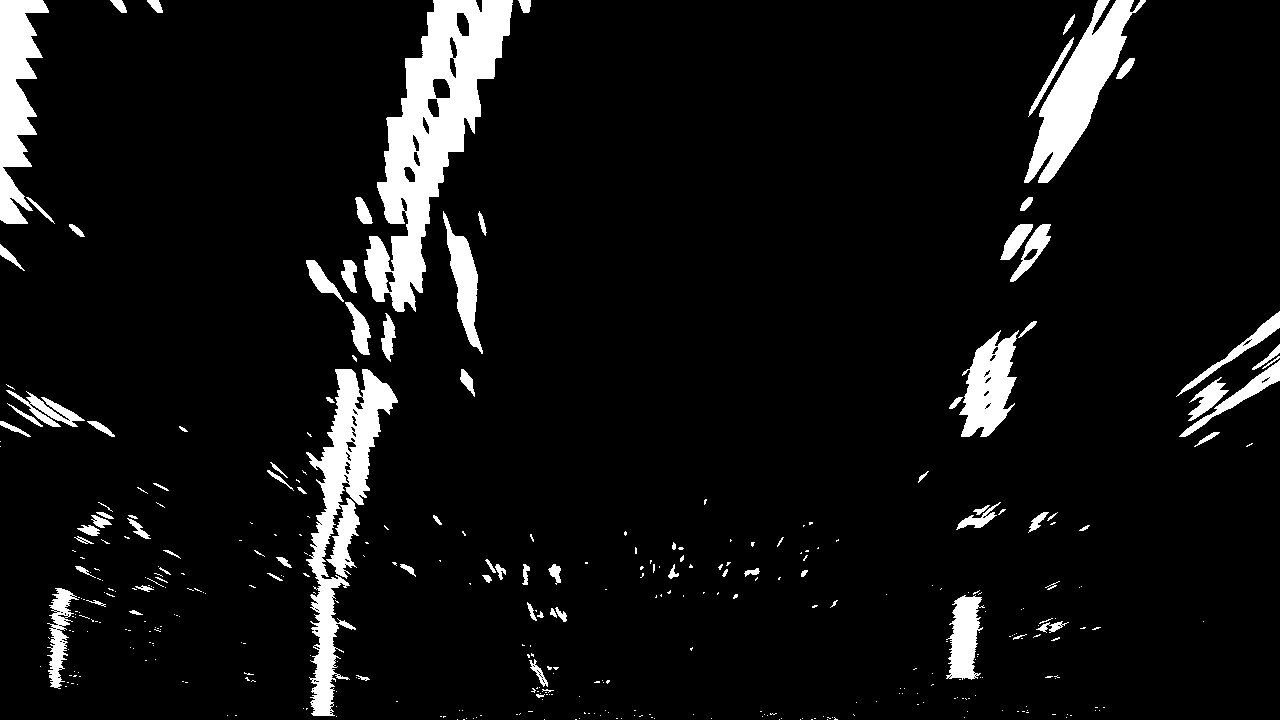
#> input picture L8_AdvancedComputerVision/warped-example.jpg, 1280 x 720 px, found by its file name
$ python search_from_prior.py
#> lines starting #> are read from the running program, lines starting #| are printed output that depends on the picture; after the words box and inside, x2 and y2 are one past the last pixel; in counts of white or black regions, pixels touching at a corner belong together
import cv2
import numpy as np
import matplotlib.image as mpimg
import matplotlib.pyplot as plt

# Load our image - this should be a new frame since last time!
binary_warped = mpimg.imread('L8_AdvancedComputerVision/warped-example.jpg')
#> binary_warped is the input picture: shape (720, 1280); min 0, max 255, mean 18.5

# Polynomial fit values from the previous frame
# Make sure to grab the actual values from the previous step in your project!
left_fit = np.array([ 2.13935315e-04, -3.77507980e-01,  4.76902175e+02])
right_fit = np.array([4.17622148e-04, -4.93848953e-01,  1.11806170e+03])

def fit_poly(img_shape, leftx, lefty, rightx, righty):
  # Fit a second order polynomial
  left_fit = np.polyfit(lefty, leftx, 2)
  right_fit = np.polyfit(righty, rightx, 2)

  # Generate x and y values for plotting
  ploty = np.linspace(0, img_shape[0]-1, img_shape[0])

  # Calc both polynomials using ploty, left_fit and right_fit
  left_fitx = left_fit[0]*ploty**2 + left_fit[1]*ploty + left_fit[2]
  right_fitx = right_fit[0]*ploty**2 + right_fit[1]*ploty + right_fit[2]

  return left_fitx, right_fitx, ploty

def poly_vals(poly_2nd_order, activated_pixel):
  return poly_2nd_order[0]*(activated_pixel**2) + poly_2nd_order[1] * activated_pixel + poly_2nd_order[2]


def search_around_poly(binary_warped):
  # HYPERPARAMETER
  # Choose the width of the margin around the previous polynomial to search
  # The quiz grader expects 100 here, but feel free to tune on your own!
  margin = 80

  # Grab activated pixels
  nonzero = binary_warped.nonzero()
  nonzeroy = np.array(nonzero[0])
  nonzerox = np.array(nonzero[1])

  # Set the area of search based on activated x-values within the +/- margin of our polynomial function
  left_lane_inds = ((nonzerox > poly_vals(left_fit,nonzeroy) - margin) & (nonzerox < poly_vals(left_fit,nonzeroy) + margin))
  right_lane_inds = ((nonzerox > poly_vals(right_fit,nonzeroy) - margin) & (nonzerox < poly_vals(right_fit,nonzeroy) + margin))

  # Again, extract left and right line pixel positions
  leftx = nonzerox[left_lane_inds]
  lefty = nonzeroy[left_lane_inds]
  rightx = nonzerox[right_lane_inds]
  righty = nonzeroy[right_lane_inds]

  # Fit new polynomials
  left_fitx, right_fitx, ploty = fit_poly(binary_warped.shape, leftx, lefty, rightx, righty)

  ## Visualization ##
  # Create an image to draw on and an image to show the selection window
  out_img = np.dstack((binary_warped, binary_warped, binary_warped))*255
  window_img = np.zeros_like(out_img)
  # Color in left and right line pixels
  out_img[nonzeroy[left_lane_inds], nonzerox[left_lane_inds]] = [255, 0, 0]
  out_img[nonzeroy[right_lane_inds], nonzerox[right_lane_inds]] = [0, 0, 255]

  # Generate a polygon to illustrate the search window area
  # And recast the x and y points into usable format for cv2.fillPoly()
  left_line_window1 = np.array([np.transpose(np.vstack([left_fitx-margin, ploty]))])
  left_line_window2 = np.array([np.flipud(np.transpose(np.vstack([left_fitx+margin,ploty])))])
  left_line_pts = np.hstack((left_line_window1, left_line_window2))
  right_line_window1 = np.array([np.transpose(np.vstack([right_fitx-margin, ploty]))])
  right_line_window2 = np.array([np.flipud(np.transpose(np.vstack([right_fitx+margin,ploty])))])
  right_line_pts = np.hstack((right_line_window1, right_line_window2))

  # Draw the lane onto the warped blank image
  cv2.fillPoly(window_img, np.int_([left_line_pts]), (0,255, 0))
  cv2.fillPoly(window_img, np.int_([right_line_pts]), (0,255, 0))
  result = cv2.addWeighted(out_img, 1, window_img, 0.3, 0)

  # Plot the polynomial lines onto the image
  plt.plot(left_fitx, ploty, color='yellow')
  plt.plot(right_fitx, ploty, color='yellow')
  ## End visualization steps ##

  return result

# Run image through the pipeline
# Note that in your project, you'll also want to feed in the previous fits
result = search_around_poly(binary_warped)
#> in search_around_poly, `nonzero = binary_warped.nonzero()`: nonzero = 89486 positions, rows 0 to 719, columns 0 to 1279
#> in fit_poly, `left_fit = np.polyfit(lefty, leftx, 2)`: left_fit = [0.00022, -0.388, 478.2]
#> in fit_poly, `right_fit = np.polyfit(righty, rightx, 2)`: right_fit = [0.000404, -0.478, 1115.4]
#> in fit_poly, `left_fitx = left_fit[0]*ploty**2 + left_fit[1]*ploty + left_fit[2]`: left_fitx = 720 values, max 478.2 at index 0, min 313.1 at index 719, mean 376.7
#> in fit_poly, `right_fitx = right_fit[0]*ploty**2 + right_fit[1]*ploty + right_fit[2]`: right_fitx = 720 values, max 1115.4 at index 0, min 973.8 at index 592, mean 1013.1
#> in search_around_poly, `left_fitx, right_fitx, ploty = fit_poly(binary_warped.shape, leftx, le..`: ploty = 720 values from 0 to 719
#> in search_around_poly, `out_img[nonzeroy[right_lane_inds], nonzerox[right_lane_inds]] = [0, 0,..`:
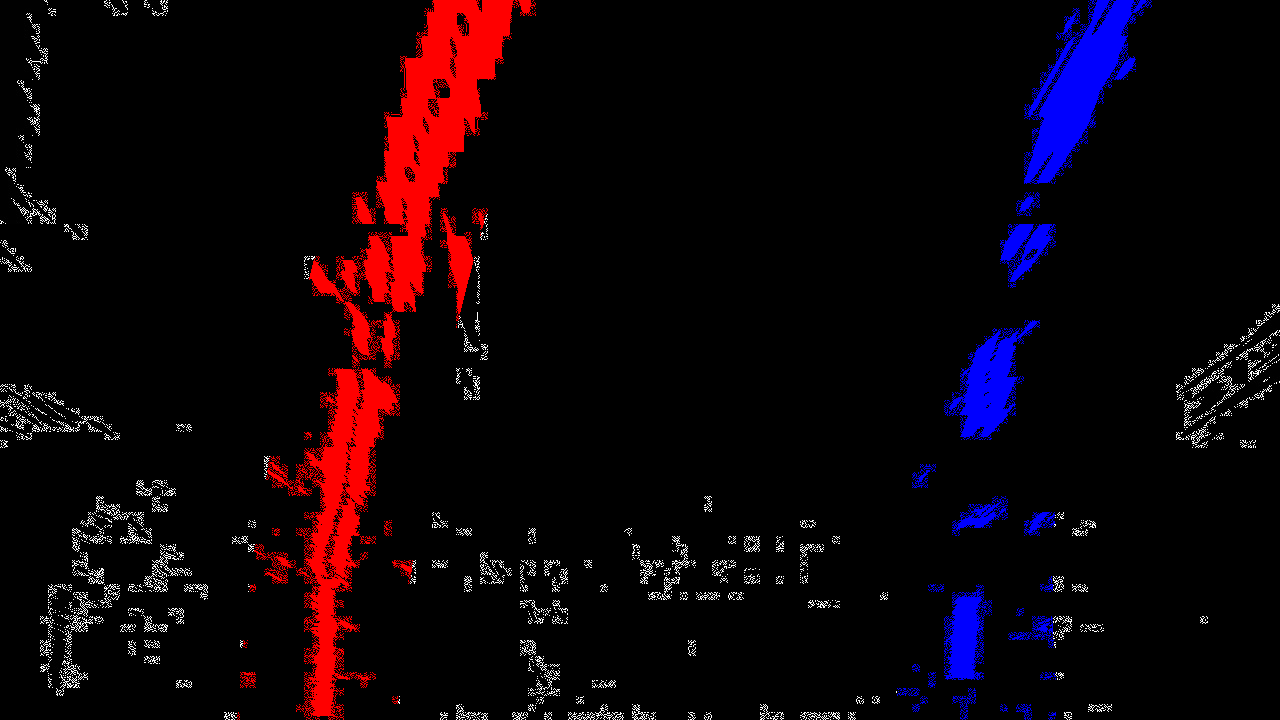
#> out_img: shape (720, 1280, 3); mean of channels 0, 1, 2 14.3, 3.2, 9; drawn as R, G, B
#> in search_around_poly, `left_line_window1 = np.array([np.transpose(np.vstack([left_fitx-margin..`: left_line_window1 = 720 pairs, first value 233.1 to 398.2, second value 0 to 719
#> in search_around_poly, `left_line_window2 = np.array([np.flipud(np.transpose(np.vstack([left_f..`: left_line_window2 = 720 pairs, first value 393.1 to 558.2, second value 0 to 719
#> in search_around_poly, `left_line_pts = np.hstack((left_line_window1, left_line_window2))`: left_line_pts = 1440 pairs, first value 233.1 to 558.2, second value 0 to 719
#> in search_around_poly, `right_line_window1 = np.array([np.transpose(np.vstack([right_fitx-marg..`: right_line_window1 = 720 pairs, first value 893.8 to 1035.4, second value 0 to 719
#> in search_around_poly, `right_line_window2 = np.array([np.flipud(np.transpose(np.vstack([right..`: right_line_window2 = 720 pairs, first value 1053.8 to 1195.4, second value 0 to 719
#> in search_around_poly, `right_line_pts = np.hstack((right_line_window1, right_line_window2))`: right_line_pts = 1440 pairs, first value 893.8 to 1195.4, second value 0 to 719
#> in search_around_poly, `cv2.fillPoly(window_img, np.int_([left_line_pts]), (0,255, 0))`:
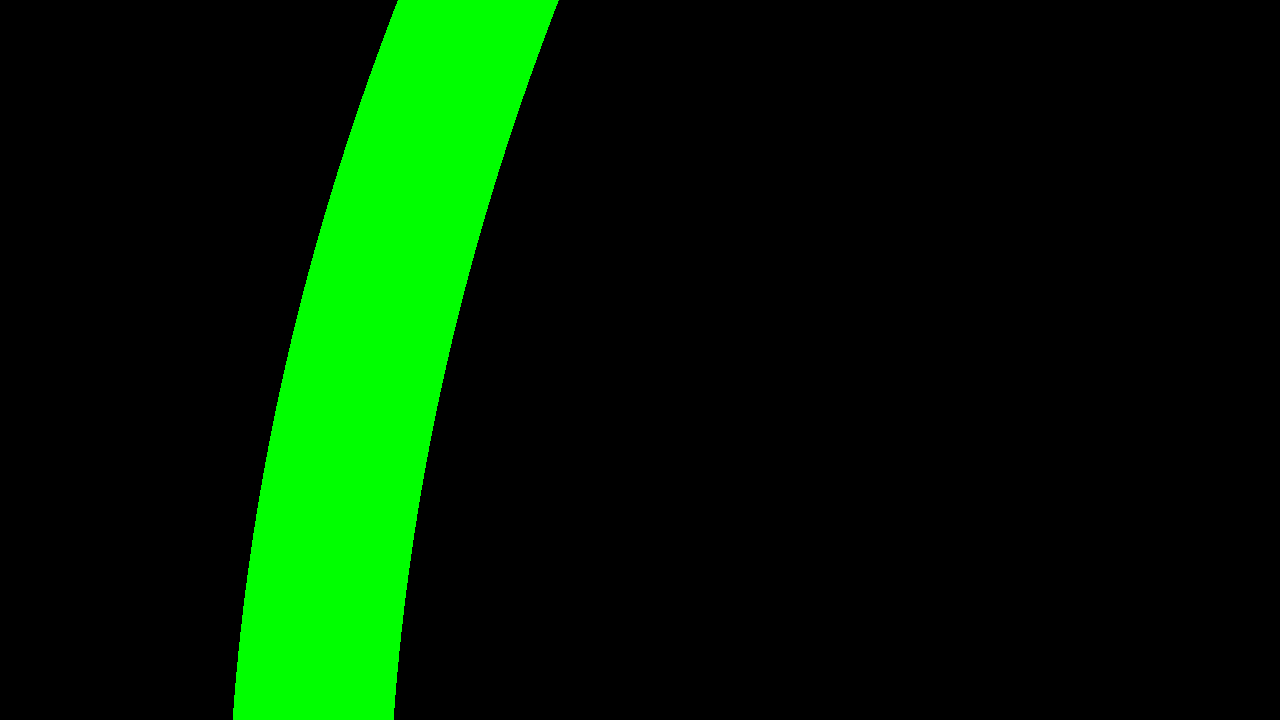
#> window_img: shape (720, 1280, 3); mean of channels 0, 1, 2 0, 32.1, 0; drawn as R, G, B
#> in search_around_poly, `cv2.fillPoly(window_img, np.int_([right_line_pts]), (0,255, 0))`:
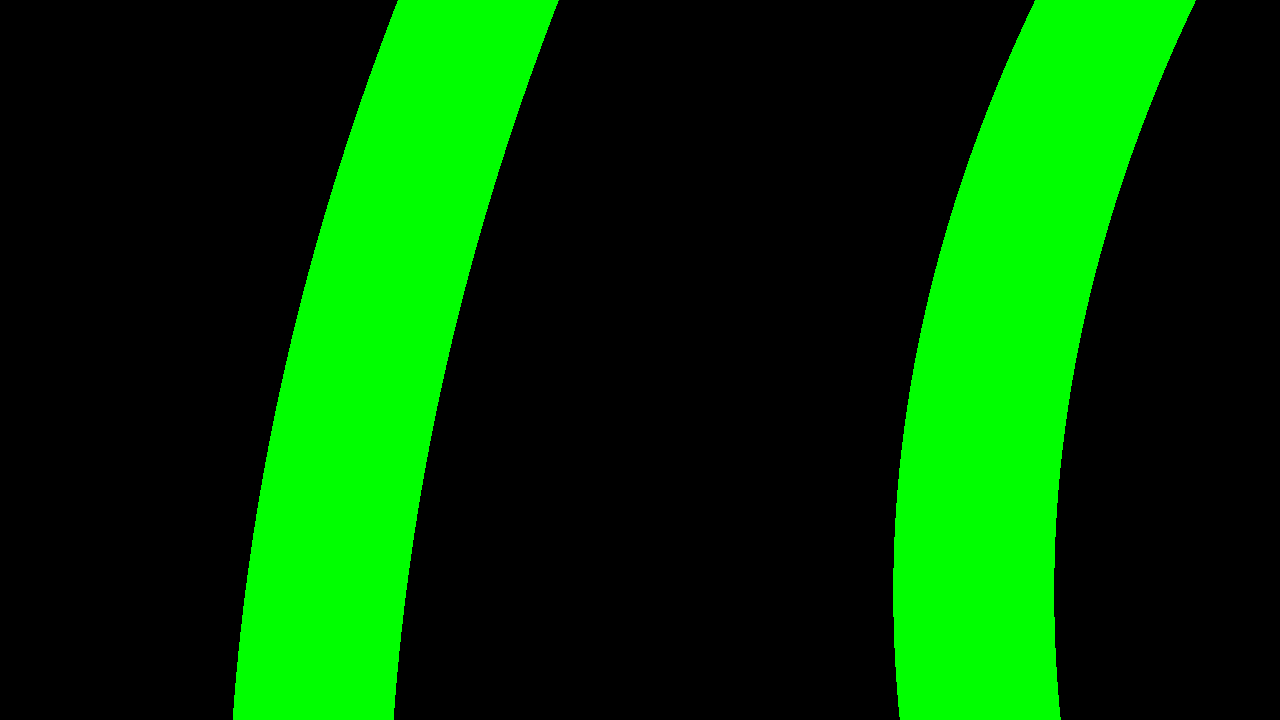
#> window_img: shape (720, 1280, 3); 12.58% of pixels changed, all inside (x1, y1, x2, y2) = (893, 0, 1196, 720); drawn as R, G, B
#> in search_around_poly, `result = cv2.addWeighted(out_img, 1, window_img, 0.3, 0)`:
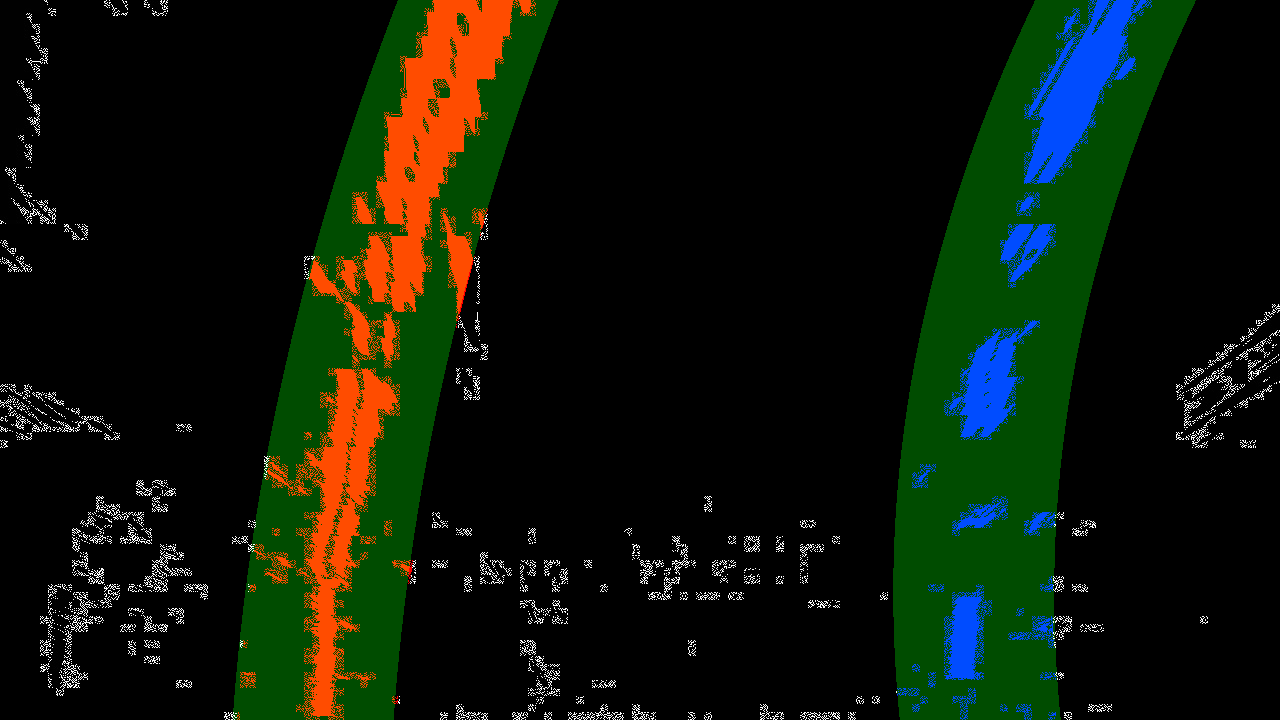
#> result: shape (720, 1280, 3); mean of channels 0, 1, 2 14.3, 22.3, 9; drawn as R, G, B

# View your output
plt.imshow(result)
plt.show()
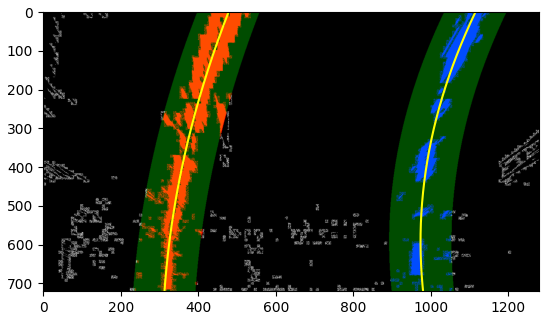
#> figure drawn by matplotlib, 1 panel
